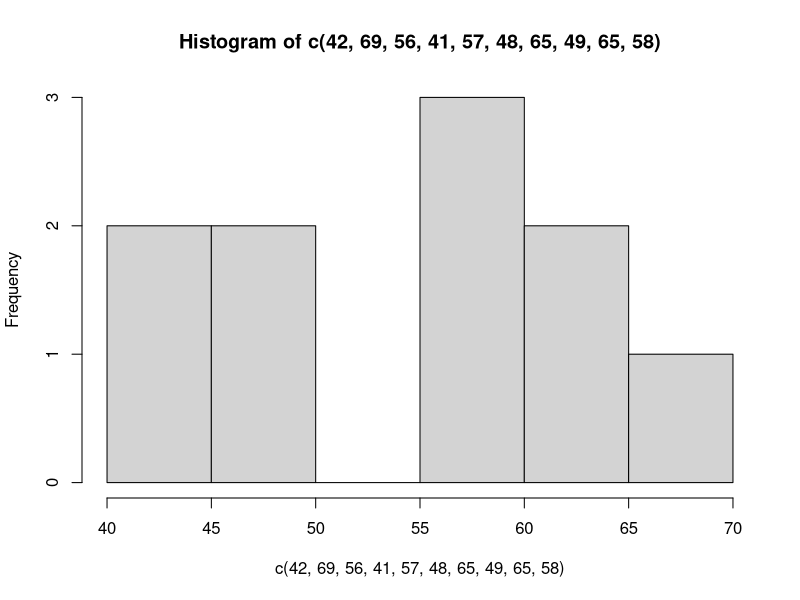

Here is the R script that generated this plot:
?c

height <- c(174,172,170,168,166)

var(height)
sd(height)


hist(c(42, 69, 56, 41, 57, 48, 65, 49, 65, 58))
